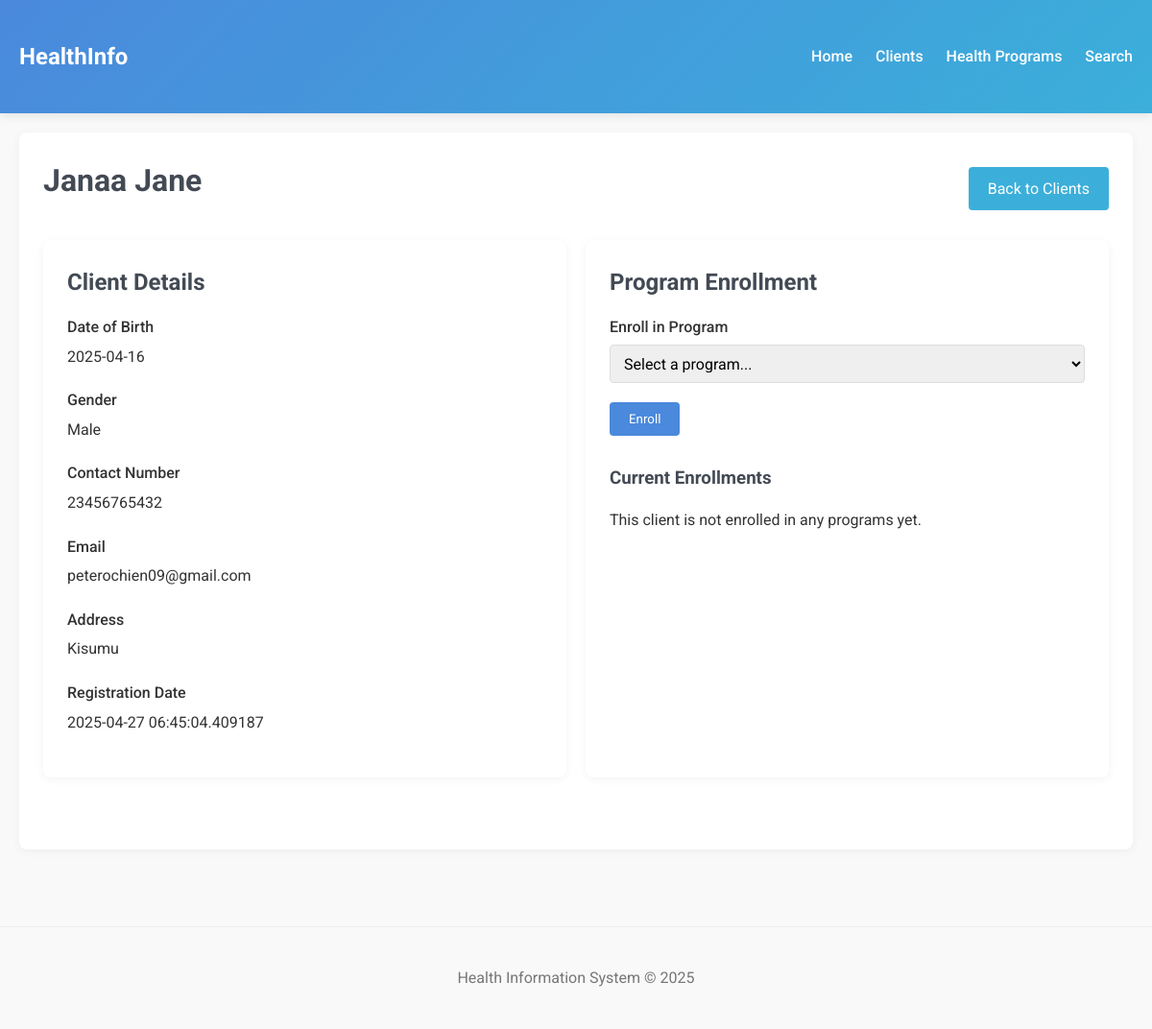
Screenshot of /clients/5 with the database file from the repository.
### app/models.py (models this page shows, shortened)
class Client(db.Model):
    id = db.Column(db.Integer, primary_key=True)
    first_name = db.Column(db.String(50), nullable=False)
    last_name = db.Column(db.String(50), nullable=False)
    date_of_birth = db.Column(db.Date)
    gender = db.Column(db.String(10))
    contact_number = db.Column(db.String(20))
    email = db.Column(db.String(100), unique=True)
    address = db.Column(db.Text)
    registration_date = db.Column(db.DateTime, default=datetime.utcnow)
    programs = db.relationship(
        'HealthProgram',
        secondary='enrollments',
        lazy='subquery',
        backref=db.backref('enrolled_clients', lazy=True)
    )

### app/routes.py (the view)
@main.route('/clients/<int:client_id>')
def client_profile(client_id):
    client = Client.query.get_or_404(client_id)
    all_programs = HealthProgram.query.all()
    return render_template('clients/profile.html',
                         client=client,
                         programs=all_programs)

### app/templates/clients/profile.html (shortened to what this page needs)
{% extends "base.html" %}
{% block content %}
<div class="card">
    <div style="display: flex; justify-content: space-between; align-items: center; margin-bottom: 20px;">
        <h1>{{ client.first_name }} {{ client.last_name }}</h1>
        <a href="{{ url_for('main.list_clients') }}" class="btn btn-secondary">Back to Clients</a>
    </div>
    <div style="display: grid; grid-template-columns: 1fr 1fr; gap: 20px; margin-bottom: 30px;">
        <div class="card">
            <h2>Client Details</h2>
            <div class="form-group">
                <label>Date of Birth</label>
                <p>{{ client.date_of_birth or 'Not specified' }}</p>
            </div>
            <div class="form-group">
                <label>Gender</label>
                <p>{{ client.gender or 'Not specified' }}</p>
            </div>
            <div class="form-group">
                <label>Contact Number</label>
                <p>{{ client.contact_number or 'Not specified' }}</p>
            </div>
            <div class="form-group">
                <label>Email</label>
                <p>{{ client.email }}</p>
            </div>
            <div class="form-group">
                <label>Address</label>
                <p>{{ client.address or 'Not specified' }}</p>
            </div>
            <div class="form-group">
                <label>Registration Date</label>
                <p>{{ client.registration_date }}</p>
            </div>
        </div>
        <div class="card">
            <h2>Program Enrollment</h2>
            <form method="POST" action="{{ url_for('main.enroll_client', client_id=client.id) }}">
                <div class="form-group">
                    <label for="program_id">Enroll in Program</label>
                    <select name="program_id" id="program_id" required>
                        <option value="">Select a program...</option>
                    </select>
                </div>
                <button type="submit" class="btn">Enroll</button>
            </form>
            <h3 style="margin-top: 30px;">Current Enrollments</h3>
            {% if client.programs %}
            <table>
                <thead>
                    <tr>
                        <th>Program</th>
                        <th>Action</th>
                    </tr>
                </thead>
                <tbody>
                    {% for program in client.programs %}
                    <tr>
                        <td>{{ program.name }}</td>
                        <td>
                            <a href="{{ url_for('main.unenroll_client', client_id=client.id, program_id=program.id) }}"
                               class="btn btn-danger"
                               style="padding: 5px 10px; font-size: 14px;"
                               onclick="return confirm('Are you sure you want to unenroll this client from {{ program.name }}?')">
                                Unenroll
                            </a>
                        </td>
                    </tr>
                    {% endfor %}
                </tbody>
            </table>
            {% else %}
            <p>This client is not enrolled in any programs yet.</p>
            {% endif %}
        </div>
    </div>
</div>
{% endblock %}

### app/templates/base.html (style rules this page uses)
:root { --primary: #4a89dc; --secondary: #3bafda; --success: #8cc152; --danger: #e9573f; --light: #f5f7fa; --dark: #434a54; }
* { margin: 0; padding: 0; box-sizing: border-box; font-family: 'Roboto', sans-serif; }
body { background-color: #f9f9f9; color: #333; line-height: 1.6; }
.card { background: white; border-radius: 8px; box-shadow: 0 2px 10px rgba(0,0,0,0.05); padding: 25px; margin-bottom: 20px; }
h1, h2, h3 { color: var(--dark); margin-bottom: 15px; }
.btn { display: inline-block; background: var(--primary); color: white; padding: 10px 20px; border-radius: 4px; text-decoration: none; border: none; cursor: pointer; transition: background 0.3s; }
.btn-secondary { background: var(--secondary); }
.form-group { margin-bottom: 20px; }
label { display: block; margin-bottom: 5px; font-weight: 500; }
input, select, textarea { width: 100%; padding: 10px; border: 1px solid #ddd; border-radius: 4px; font-size: 16px; }
select { height: 40px; }

### rows the page displays
Client: first_name "Janaa", last_name "Jane", date_of_birth "2025-04-16", gender "Male", contact_number "23456765432", email "peterochien09@gmail.com", address "Kisumu", registration_date "2025-04-27 06:45:04.409187"
